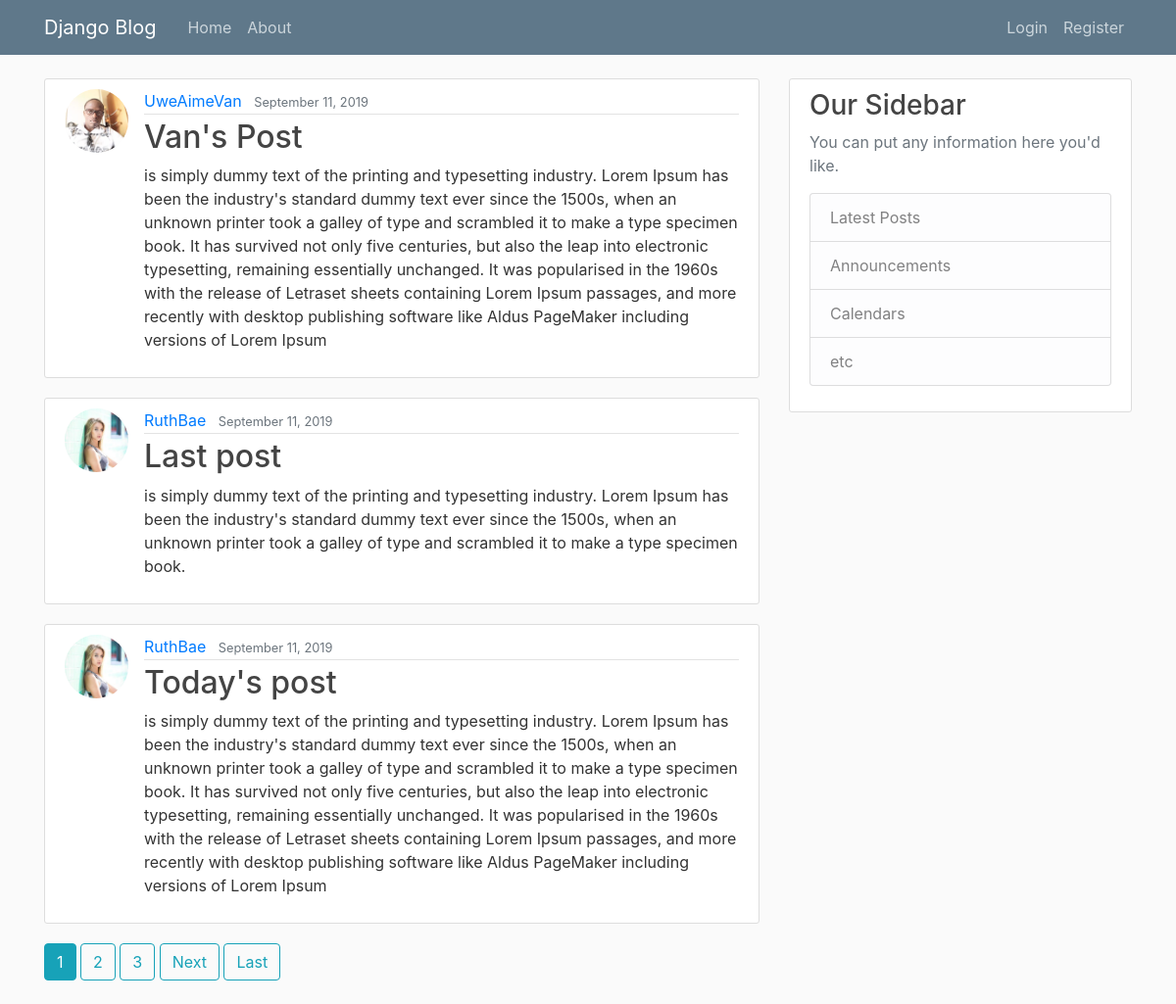
The page / on the database its author committed.
### blog/models.py (models this page shows, shortened)
class Post(models.Model):
    title = models.CharField(max_length=100)
    content = models.TextField()
    date_posted = models.DateTimeField(default=timezone.now)
    author = models.ForeignKey(User, on_delete=models.CASCADE)

### users/models.py (models this page shows, shortened)
class Profile(models.Model):
    user = models.OneToOneField(User, on_delete=models.CASCADE)
    image = models.ImageField(default='default.jpg', upload_to='profile_pics')

### blog/views.py (the view)
# urls.py: path('', PostListView.as_view(), name='blog-home'),
class PostListView(ListView):
    model = Post
    template_name = 'blog/home.html'  # <app>/<model>_<viewtype>.html
    context_object_name = 'posts'
    ordering = ['-date_posted']
    paginate_by = 3

### blog/templates/blog/home.html (shortened to what this page needs)
{% extends "blog/base.html" %}
{% block content %}
    {% for post in posts %}
        <article class="media content-section">
          <img class="rounded-circle article-img" src="{{ post.author.profile.image.url }}">
          <div class="media-body">
            <div class="article-metadata">
              <a class="mr-2" href="{% url 'user-posts' post.author.username %}">{{ post.author }}</a>
              <small class="text-muted">{{ post.date_posted|date:"F d, Y" }}</small>
            </div>
            <h2><a class="article-title" href="{% url 'post-detail' post.id %}">{{ post.title }}</a></h2>
            <p class="article-content">{{ post.content }}</p>
          </div>
        </article>
    {% endfor %}
    {% if is_paginated %}
      {% for num in page_obj.paginator.page_range %}
        {% if page_obj.number == num %}
          <a class="btn btn-info mb-4" href="?page={{ num }}">{{ num }}</a>
        {% elif num > page_obj.number|add:'-3' and num < page_obj.number|add:'3' %}
          <a class="btn btn-outline-info mb-4" href="?page={{ num }}">{{ num }}</a>
        {% endif %}
      {% endfor %}
      {% if page_obj.has_next %}
        <a class="btn btn-outline-info mb-4" href="?page={{ page_obj.next_page_number }}">Next</a>
        <a class="btn btn-outline-info mb-4" href="?page={{ page_obj.paginator.num_pages }}">Last</a>
      {% endif %}
    {% endif %}
{% endblock content %}

### blog/templates/blog/base.html (shortened to what this page needs)
{% load static %}
<!DOCTYPE html>
<html>
<head>
    <link rel="stylesheet" href="https://maxcdn.bootstrapcdn.com/bootstrap/4.0.0/css/bootstrap.min.css">
    <link rel="stylesheet" type="text/css" href="{% static 'blog/main.css' %}">
</head>
<body>
    <header class="site-header">
      <nav class="navbar navbar-expand-md navbar-dark bg-steel fixed-top">
        <div class="container">
          <a class="navbar-brand mr-4" href="{% url 'blog-home' %}">Django Blog</a>
          <div class="collapse navbar-collapse" id="navbarToggle">
            <div class="navbar-nav mr-auto">
              <a class="nav-item nav-link" href="{% url 'blog-home' %}">Home</a>
              <a class="nav-item nav-link" href="{% url 'blog-about' %}">About</a>
            </div>
            <div class="navbar-nav">
              {% if user.is_authenticated %}
                <a class="nav-item nav-link" href="{% url 'post-create' %}">New Post</a>
                <a class="nav-item nav-link" href="{% url 'profile' %}">Profile</a>
                <a class="nav-item nav-link" href="{% url 'logout' %}">Logout</a>
              {% else %}
                <a class="nav-item nav-link" href="{% url 'login' %}">Login</a>
                <a class="nav-item nav-link" href="{% url 'register' %}">Register</a>
              {% endif %}
            </div>
          </div>
        </div>
      </nav>
    </header>
    <main role="main" class="container">
      <div class="row">
        <div class="col-md-8">
          {% block content %}{% endblock %}
        </div>
        <div class="col-md-4">
          <div class="content-section">
            <h3>Our Sidebar</h3>
            <p class='text-muted'>You can put any information here you'd like.
              <ul class="list-group">
                <li class="list-group-item list-group-item-light">Latest Posts</li>
                <li class="list-group-item list-group-item-light">Announcements</li>
                <li class="list-group-item list-group-item-light">Calendars</li>
                <li class="list-group-item list-group-item-light">etc</li>
              </ul>
            </p>
          </div>
        </div>
      </div>
    </main>
</body>
</html>

### blog/static/blog/main.css (style rules this page uses)
body { background: #fafafa; color: #333333; margin-top: 5rem; }
h1, h2, h3, h4, h5, h6 { color: #444444; }
ul { margin: 0; }
.bg-steel { background-color: #5f788a; }
.site-header .navbar-nav .nav-link { color: #cbd5db; }
.content-section { background: #ffffff; padding: 10px 20px; border: 1px solid #dddddd; border-radius: 3px; margin-bottom: 20px; }
.article-title { color: #444444; }
.article-content { white-space: pre-line; }
.article-img { height: 65px; width: 65px; margin-right: 16px; }
.article-metadata { padding-bottom: 1px; margin-bottom: 4px; border-bottom: 1px solid #e3e3e3 }

### rows shown on the page
Post: author.profile.image (placeholder picture), author "UweAimeVan", date_posted "September 11, 2019", title "Van's Post", content "is simply dummy text of the printing and typesetting industry. Lorem Ipsum has been the industry's standard dummy text ever since the 1500s, when an unknown printer took a galley of type and scrambled it to make a type specimen book. It has survived not only five centuries, but also the leap into electronic typesetting, remaining essentially unchanged. It was popularised in the 1960s with the release of Letraset sheets containing Lorem Ipsum passages, and more recently with desktop publishing software like Aldus PageMaker including versions of Lorem Ipsum"
Post: author.profile.image (picture), author "RuthBae", date_posted "September 11, 2019", title "Last post", content "is simply dummy text of the printing and typesetting industry. Lorem Ipsum has been the industry's standard dummy text ever since the 1500s, when an unknown printer took a galley of type and scrambled it to make a type specimen book."
Post: author.profile.image (picture), author "RuthBae", date_posted "September 11, 2019", title "Today's post", content "is simply dummy text of the printing and typesetting industry. Lorem Ipsum has been the industry's standard dummy text ever since the 1500s, when an unknown printer took a galley of type and scrambled it to make a type specimen book. It has survived not only five centuries, but also the leap into electronic typesetting, remaining essentially unchanged. It was popularised in the 1960s with the release of Letraset sheets containing Lorem Ipsum passages, and more recently with desktop publishing software like Aldus PageMaker including versions of Lorem Ipsum"

### other values the page prints
{{ num }} "1"
{{ num }} "2" "3"
